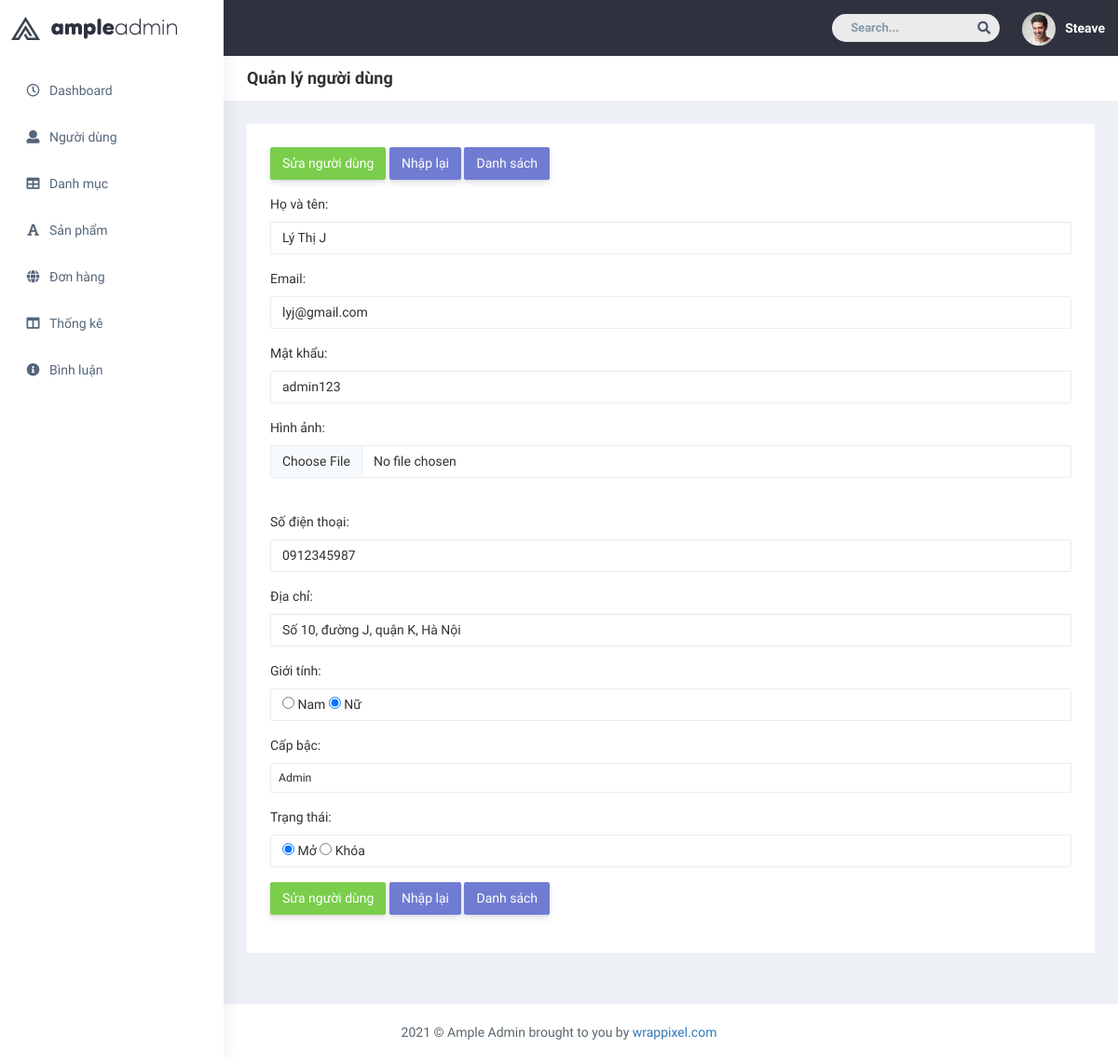
The page /admin/index.php?act=editnguoidung&idnd=10 on the database its author committed.
### tables this page shows
CREATE TABLE `nguoidung` (
  `id` int NOT NULL,
  `hoten` varchar(255) NOT NULL,
  `email` varchar(255) NOT NULL,
  `matkhau` varchar(255) NOT NULL,
  `sodienthoai` varchar(10) NOT NULL,
  `diachi` varchar(255) NOT NULL,
  `hinh` varchar(255) DEFAULT NULL,
  `gioitinh` tinyint(1) NOT NULL,
  `capbac` tinyint(1) NOT NULL,
  `trangthai` tinyint(1) NOT NULL
);

### model/pdo.php (called while the page is built, shortened)
<?php
function pdo_get_connection(){
    $servername = "localhost";
    $username = "root";
    $password = "";
    try {
        $conn = new PDO("mysql:host=$servername;dbname=duan1", $username, $password);
        $conn->setAttribute(PDO::ATTR_ERRMODE, PDO::ERRMODE_EXCEPTION);
        return $conn;
    } catch(PDOException $e) {
        echo "Connection failed: " . $e->getMessage();
    }
}
function pdo_query_one($sql){
    $sql_args=array_slice(func_get_args(),1);
    try{
        $conn=pdo_get_connection();
        $stmt=$conn->prepare($sql);
        $stmt->execute($sql_args);
        $row=$stmt->fetch(PDO::FETCH_ASSOC);
        return $row;
    }
    catch(PDOException $e){
        throw $e;
    }
    finally{
        unset($conn);
    }
}
?>

### model/nguoidung.php (called while the page is built, shortened)
<?php
function load_one_nguoidung($id)
{
    $sql = 'SELECT * from nguoidung where id=?';
    $nd = pdo_query_one($sql,$id);
    return $nd;
}

### admin/nguoidung/edit.php (the view, shortened to what this page needs)
<div class="page-wrapper">
    <div class="page-breadcrumb bg-white">
        <div class="row align-items-center">
            <div class="col-lg-3 col-md-4 col-sm-4 col-xs-12">
                <h4 class="page-title">Quản lý người dùng</h4>
            </div>
        </div>
    </div>
    <div class="container-fluid">
        <div class="row">
            <div class="col-sm-12">
                <div class="white-box">
                    <div class="form-group">
                        <form action="?act=editnguoidung&idnd=<?=$id?>" method="post" enctype="multipart/form-data">
                                    <button type="submit" class="btn btn-success text-white">Sửa người dùng</button>
                                    <button type="reset" class="btn btn-primary">Nhập lại</button>
                                    <a href="?act=nguoidung"><button type="button" class="btn btn-primary">Danh sách</button></a>
                                    <div class="mb-3 mt-3">
                                        <label for="">Họ và tên:</label>
                                        <input type="text" class="form-control" id="" value="<?=$hoten?>"
                                            name="hoten">
                                    </div>
                                    <div class="mb-3 mt-3">
                                        <label for="">Email:</label>
                                        <input type="text" class="form-control" id="" value="<?=$email?>"
                                            name="email">
                                    </div>
                                    <div class="mb-3 mt-3">
                                        <label for="">Mật khẩu:</label>
                                        <input type="text" class="form-control" id="" value="<?=$matkhau?>"
                                            name="matkhau">
                                    </div>
                                    <div class="mb-3 mt-3">
                                        <label for="">Hình ảnh:</label>
                                        <input type="file" class="form-control" id="" name="hinh">
                                    </div>
                                    <div class="mb-3 mt-3">
                                        <label for="">Số điện thoại:</label>
                                        <input type="text" class="form-control" id="" value="<?=$sodienthoai?>"
                                            name="sodienthoai">
                                    </div>
                                    <div class="mb-3 mt-3">
                                        <label for="">Địa chỉ:</label>
                                        <input type="text" class="form-control" id="" value="<?=$diachi?>"
                                            name="diachi">
                                    </div>
                                    <div class="mb-3 mt-3">
                                        <label for="">Giới tính:</label>
                                        <div class="form-control">
                                            <input type="radio" name="gioitinh" id="" value="1" <?= $gioitinh==1 ? "checked" : "" ?>> Nam
                                            <input type="radio" name="gioitinh" id="" value="0" <?= $gioitinh==0 ? "checked" : "" ?>> Nữ
                                        </div>
                                    </div>
                            <div class="mb-3 mt-3">
                                <label for="">Cấp bậc:</label>
                                <select class="form-select-sm form-control" name="capbac" id="">
                                    <option value="0" <?= $capbac ==0 ? "selected" : "" ?> >Admin</option>
                                </select>
                            </div>
                            <div class="mb-3">
                                <label for="">Trạng thái:</label>
                                <div class="form-control">
                                    <input type="radio" name="trangthai" id="" value="1" <?= $trangthai == 1 ? "checked" : "" ?> > Mở
                                    <input type="radio" name="trangthai" id="" value="0" <?= $trangthai == 0 ? "checked" : "" ?> > Khóa
                                </div>
                            </div>
                            <button type="submit" class="btn btn-success text-white">Sửa người dùng</button>
                            <button type="reset" class="btn btn-primary">Nhập lại</button>
                            <a href="?act=nguoidung"><button type="button" class="btn btn-primary">Danh sách</button></a>
                        </form>
                    </div>
                </div>
            </div>
        </div>
    </div>
</div>

### rows shown on the page
nguoidung: hoten "Lý Thị J", email "lyj@gmail.com", matkhau "admin123", sodienthoai "0912345987", diachi "Số 10, đường J, quận K, Hà Nội", gioitinh "☑", capbac "Admin", trangthai "☑"
